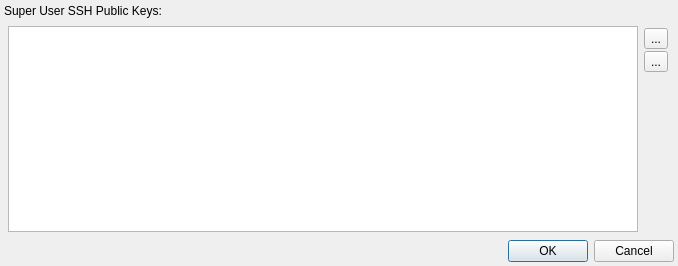
<?xml version="1.0" encoding="UTF-8"?>
<ui version="4.0">
 <class>EditKeys</class>
 <widget class="QDialog" name="EditKeys">
  <property name="geometry">
   <rect>
    <x>0</x>
    <y>0</y>
    <width>678</width>
    <height>266</height>
   </rect>
  </property>
  <property name="windowTitle">
   <string>Edit PubKeys</string>
  </property>
  <property name="modal">
   <bool>true</bool>
  </property>
  <layout class="QVBoxLayout" name="verticalLayout">
   <property name="spacing">
    <number>4</number>
   </property>
   <property name="margin">
    <number>4</number>
   </property>
   <item>
    <widget class="QLabel" name="label">
     <property name="text">
      <string>Super User SSH Public Keys:</string>
     </property>
    </widget>
   </item>
   <item>
    <widget class="QWidget" name="mainWidget" native="true">
     <layout class="QHBoxLayout" name="horizontalLayout">
      <property name="spacing">
       <number>4</number>
      </property>
      <property name="margin">
       <number>4</number>
      </property>
      <item>
       <widget class="QListWidget" name="keysList">
        <property name="editTriggers">
         <set>QAbstractItemView::DoubleClicked|QAbstractItemView::EditKeyPressed|QAbstractItemView::SelectedClicked</set>
        </property>
        <property name="alternatingRowColors">
         <bool>true</bool>
        </property>
       </widget>
      </item>
      <item>
       <widget class="QWidget" name="toolBar" native="true">
        <layout class="QVBoxLayout" name="verticalLayout_2">
         <property name="spacing">
          <number>2</number>
         </property>
         <property name="margin">
          <number>2</number>
         </property>
         <item>
          <widget class="QToolButton" name="addButton">
           <property name="text">
            <string>...</string>
           </property>
           <property name="icon">
            <iconset resource="../../../../../../../../D/Dev/Librix/thinclient/src/ui/icons/temp_icons.qrc">
             <normaloff>:/add_icon/list-add.png</normaloff>:/add_icon/list-add.png</iconset>
           </property>
           <property name="iconSize">
            <size>
             <width>22</width>
             <height>22</height>
            </size>
           </property>
          </widget>
         </item>
         <item>
          <widget class="QToolButton" name="delButton">
           <property name="text">
            <string>...</string>
           </property>
           <property name="icon">
            <iconset resource="../../../../../../../../D/Dev/Librix/thinclient/src/ui/icons/temp_icons.qrc">
             <normaloff>:/remove_icon/list-remove.png</normaloff>:/remove_icon/list-remove.png</iconset>
           </property>
           <property name="iconSize">
            <size>
             <width>22</width>
             <height>22</height>
            </size>
           </property>
          </widget>
         </item>
         <item>
          <spacer name="verticalSpacer">
           <property name="orientation">
            <enum>Qt::Vertical</enum>
           </property>
           <property name="sizeHint" stdset="0">
            <size>
             <width>20</width>
             <height>40</height>
            </size>
           </property>
          </spacer>
         </item>
        </layout>
       </widget>
      </item>
     </layout>
    </widget>
   </item>
   <item>
    <widget class="QDialogButtonBox" name="buttonBox">
     <property name="orientation">
      <enum>Qt::Horizontal</enum>
     </property>
     <property name="standardButtons">
      <set>QDialogButtonBox::Cancel|QDialogButtonBox::Ok</set>
     </property>
    </widget>
   </item>
  </layout>
 </widget>
 <resources>
  <include location="../../../../../../../../D/Dev/Librix/thinclient/src/ui/icons/temp_icons.qrc"/>
 </resources>
 <connections>
  <connection>
   <sender>buttonBox</sender>
   <signal>accepted()</signal>
   <receiver>EditKeys</receiver>
   <slot>accept()</slot>
   <hints>
    <hint type="sourcelabel">
     <x>248</x>
     <y>254</y>
    </hint>
    <hint type="destinationlabel">
     <x>157</x>
     <y>265</y>
    </hint>
   </hints>
  </connection>
  <connection>
   <sender>buttonBox</sender>
   <signal>rejected()</signal>
   <receiver>EditKeys</receiver>
   <slot>reject()</slot>
   <hints>
    <hint type="sourcelabel">
     <x>316</x>
     <y>260</y>
    </hint>
    <hint type="destinationlabel">
     <x>286</x>
     <y>265</y>
    </hint>
   </hints>
  </connection>
  <connection>
   <sender>addButton</sender>
   <signal>clicked()</signal>
   <receiver>EditKeys</receiver>
   <slot>addKey()</slot>
   <hints>
    <hint type="sourcelabel">
     <x>648</x>
     <y>42</y>
    </hint>
    <hint type="destinationlabel">
     <x>628</x>
     <y>-3</y>
    </hint>
   </hints>
  </connection>
  <connection>
   <sender>delButton</sender>
   <signal>clicked()</signal>
   <receiver>EditKeys</receiver>
   <slot>delKey()</slot>
   <hints>
    <hint type="sourcelabel">
     <x>666</x>
     <y>67</y>
    </hint>
    <hint type="destinationlabel">
     <x>656</x>
     <y>-4</y>
    </hint>
   </hints>
  </connection>
 </connections>
 <slots>
  <slot>addKey()</slot>
  <slot>delKey()</slot>
 </slots>
</ui>
